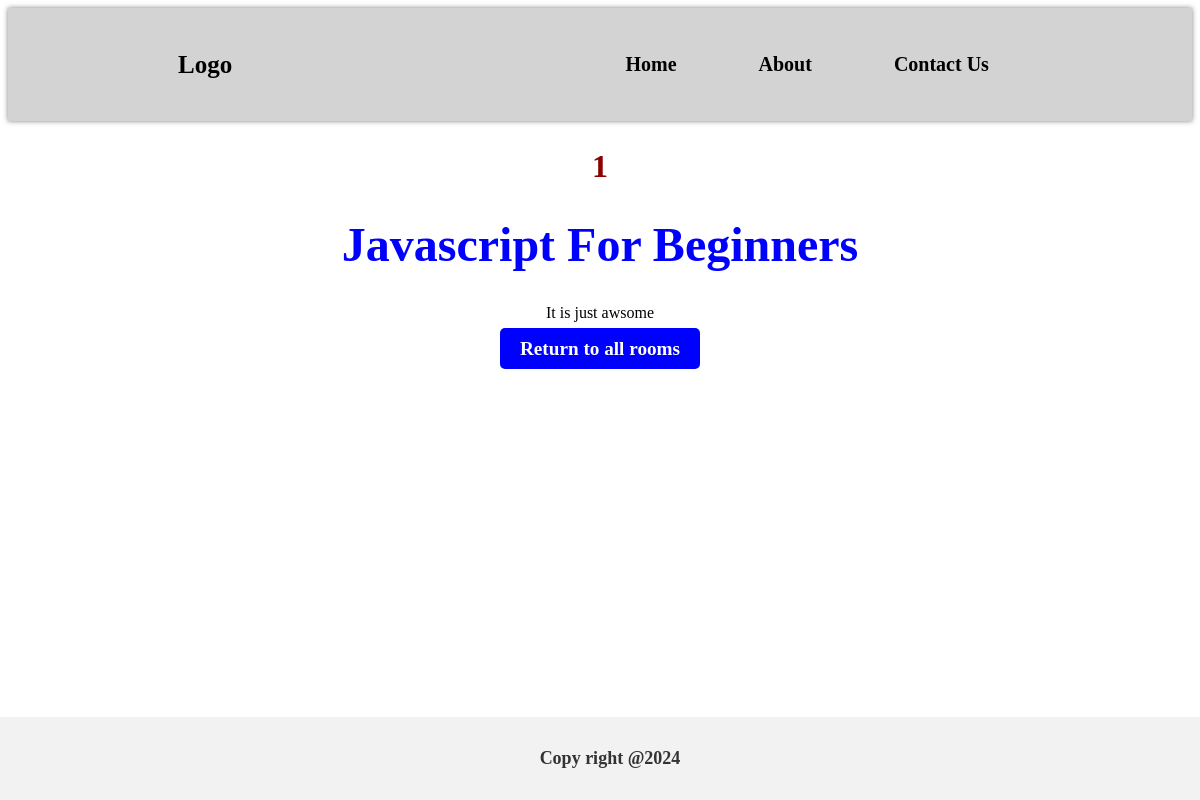
Page /baseapp/rooms/1 on the committed database.
### base/models.py (models this page shows, shortened)
class Room(models.Model):
    name=models.CharField(max_length=200)
    description=models.TextField(max_length=1500)
    updated=models.DateTimeField(auto_now=True)
    created=models.DateTimeField(auto_now_add=True)

### base/views.py (the view)
# urls.py: path('rooms/<str:pk>',views.room,name='room'),
def room(request,pk):
    room=Room.objects.get(id=pk)
    context={'room':room}
    return  render(request, 'room.html',context=context)

### templates/room.html
{% extends "main.html" %}
{% block content %}
    <div class="room-desc">
        <h2 class="title-2">{{ room.id }}</h2>
        <h1 class="title">{{ room.name }}</h1>
        <p>{{ room.description }}</p>
        <a href="/baseapp/" class="btn">Return to all rooms</a>
    </div>
{% endblock %}

### templates/main.html (style rules this page uses)
.title { color:blue; font-size: 3rem; }
.title-2 { color: darkred; font-size: 2rem; }
.btn { padding: 10px 20px; background-color: blue; color: white; border: none; border-radius: 5px; margin:10px; font-size: 1.2rem; cursor: pointer; transition: background-color 0.3s ease; }
.room-desc { text-align: center; }

### rows in the picture
Room: id "1", name "Javascript For Beginners", description "It is just awsome"
